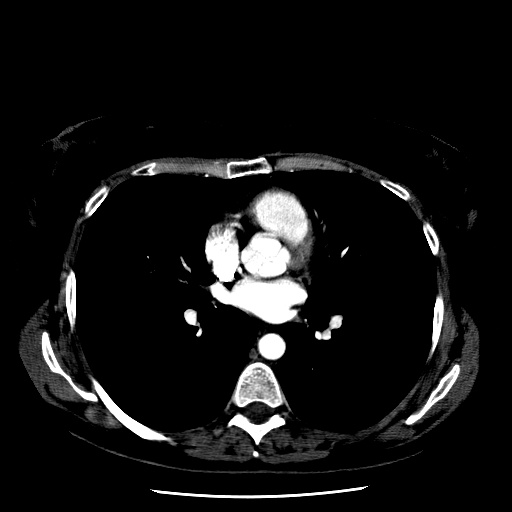
#> input picture 1.jpg, 512 x 512 px
$ python lung_mask_quyushengzhang.py
#> lines starting #> are read from the running program, lines starting #| are printed output that depends on the picture; after the words box and inside, x2 and y2 are one past the last pixel; in counts of white or black regions, pixels touching at a corner belong together
import matplotlib.pyplot as plt
from scipy import signal
import numpy as np
import copy as cp
import random
import math
import cv2

def find_points(img,num):
    shape = img.shape
    center_point_left = [int(0.25 * shape[0]), int(0.75 * shape[1])]
    center_point_right = [int(0.75 * shape[0]), int(0.75 * shape[1])]
    left_point_list = []
    right_point_list = []

    while len(left_point_list) < num:
        r_x = random.randint(-100, 100)
        left_point = [max(0, center_point_left[0] + r_x), min(shape[1], center_point_left[1] + r_x)]

        if th1[left_point[0], left_point[1]] == 0:
            left_point_list.append(left_point)

    while len(right_point_list) < num:
        r_x = random.randint(-100, 100)

        right_point = [min(shape[0], center_point_right[0] + r_x), min(shape[1], center_point_right[1] + r_x)]

        if img[right_point[0], right_point[1]] == 0:
            right_point_list.append(right_point)
    print("left_point_list=",left_point_list)
    print("right_point_list=",right_point_list)
    return left_point_list,right_point_list

img = cv2.imread("1.jpg")
#> img is the input picture: shape (512, 512, 3); min 0, max 255, mean 19.6
gray = cv2.cvtColor(img,cv2.COLOR_BGR2GRAY)

ret, th1 = cv2.threshold(gray, 20, 255, cv2.THRESH_BINARY)
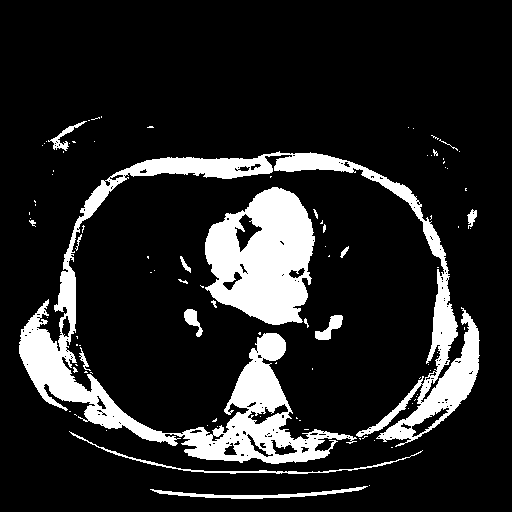
#> th1: shape (512, 512); 14.6% white; 98 white regions (79 under 20 px), largest, box (x1, y1, x2, y2) and area: (19, 151, 480, 464) 24907, (205, 187, 315, 325) 10406, (150, 486, 368, 499) 741
left_point_list,right_point_list = find_points(th1,3)
#> after the loop in find_points, `while len(left_point_list) < num:`: left_point_list = [[126, 382], [222, 478], [135, 391]]
#> after the loop in find_points, `while len(right_point_list) < num:`: right_point_list = [[350, 350], [387, 387], [484, 484]]
#| left_point_list= [[126, 382], [222, 478], [135, 391]]
#| right_point_list= [[350, 350], [387, 387], [484, 484]]
#> left_point_list = [[126, 382], [222, 478], [135, 391]]; right_point_list = [[350, 350], [387, 387], [484, 484]]


cv2.waitKey(0)
# # print(zeros.shape)
# print(ret)
# cv2.imshow("th1",th1)
# cv2.waitKey()
